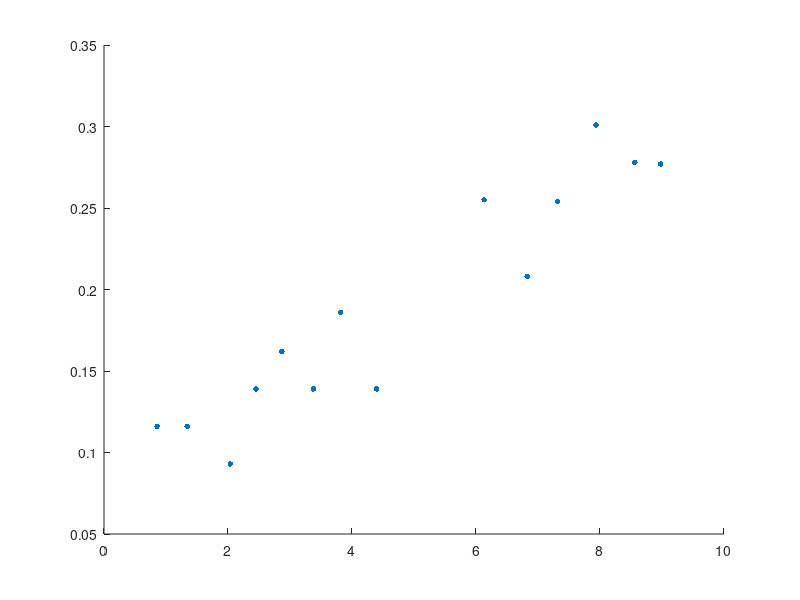

This chart was generated by the following MATLAB code: (Note: this script raises an error after producing the figure.)
clc;
clear;
close all;

data = ...
[0.856, 0.972;
 1.342, 1.458;
 2.036, 2.129;
 2.452, 2.591;
 2.869, 3.031;
 3.378, 3.517;
 3.817, 4.003;
 4.396, 4.535;
 4.997, 5.090;
 5.576, 5.715;
 6.131, 6.386;
 6.826, 7.034;
 7.312, 7.566;
 7.936, 8.237;
 8.561, 8.839;
 8.978, 9.255;];

data1 = [data(1:8, :); data(11: end, :)];
x1 = data1(:, 1);
y1 = data1(:, 2) - data1(:, 1);
figure;
scatter(x1, y1, 16, "filled"); hold on;
[fitresult, R] = cruvFit(x1, y1, "poly1");
plot(x1, fitresult(x1), "LineWidth", 1.5);
xlabel("测量厚度(mm)");
ylabel("补偿厚度(mm)");
grid on;

p = fitresult(x1);
count = size(p, 1);
s = 0;
%计算RMSE
for i = 1: count
    s = s + power(y1(i, 1) - p(i, 1), 2);
end
RMSE = sqrt(s / count);

x = data(:, 1);
y = data(:, 2);
pre = fitresult(x);